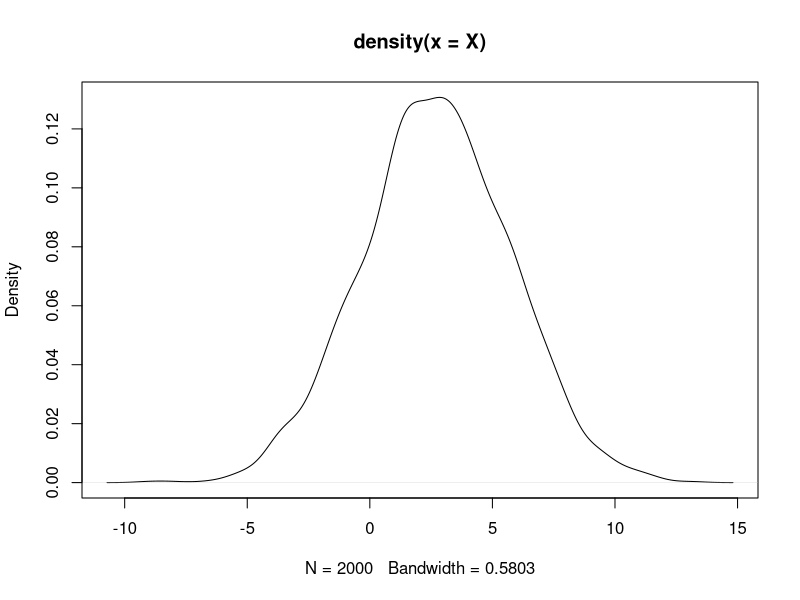

This chart was generated by the following R code: (Note: a time limit stopped this script after it produced the figure.)
######ch4 EM算法作业#####


####第一题：有限正态混合总体####
#（1）使用EM算法估计参数（参考ppt25页）#
set.seed(10000)
N<-2000
mixture.normal<-function(p1,p2,mu1,mu2,mu3,sigma){
  n1<-rbinom(1,size=N,prob=p1)
  n2<-rbinom(1,size=N,prob=p2)
  n3<-N-n1-n2
  #rbinom函数用于生成服从bernoulli分布的随机数
  X1<-rnorm(n1,mu1,sigma)
  X2<-rnorm(n2,mu2,sigma)
  X3<-rnorm(n3,mu3,sigma)
  X<-c(X1,X2,X3)
  X<-X[sample(1:N)] #X为观测数据
  plot(density(X))
  return(X) #输出随机抽样得到的X值（有限正态混合总体）
}
X=mixture.normal(0.1,0.2,1,2,3,3)

#设置初始值
p.hat10<-0.13
p.hat20<-0.23
p.hat30<-1-p.hat10-p.hat20
#利用alpha10、alpha20、alpha30分别表示p1、p2与1-p1-p2的初始值
mu10<-1.2
mu20<-2.2
mu30<-3.2
sigma10<-3.3
para<-c(p.hat10,p.hat20,p.hat30,mu10,mu20,mu30,sigma10)
tol<-1e-100 #容忍度

EM<-function(X,para){ #定义一个进行EM算法的函数EM
  para.old<-para+1 ######这个是为什么？？？？？###########
  for(j in 1:1000){
    ##Estep：
    vp10<-(para[1]*dnorm(X,para[4],para[7]))/(para[1]*dnorm(X,para[4],para[7])
                                              +para[2]*dnorm(X,para[5],para[7])
                                              +para[3]*dnorm(X,para[6],para[7]))
    vp20<-(para[2]*dnorm(X,para[5],para[7]))/(para[1]*dnorm(X,para[4],para[7])
                                              +para[2]*dnorm(X,para[5],para[7])
                                              +para[3]*dnorm(X,para[6],para[7]))
    vp30<-(para[3]*dnorm(X,para[6],para[7]))/(para[1]*dnorm(X,para[4],para[7])
                                              +para[2]*dnorm(X,para[5],para[7])
                                              +para[3]*dnorm(X,para[6],para[7]))
    phi1<-sum(vp10)
    phi2<-sum(vp20)
    phi3<-sum(vp30)
    p.hat11<-phi1/N
    p.hat21<-phi2/N
    p.hat31<-phi3/N
    #p.hat11、p.hat21、p.hat31为Esteps中的期望值的估计值
    phix1<-sum(X*vp10)
    mu11<-phix1/phi1
    phix2<-sum(X*vp20)
    mu21<-phix2/phi2
    phix3<-sum(X*vp30)
    mu31<-phix3/phi3
    phixmu1<-sum((X-mu11)^2*vp10)
    phixmu2<-sum((X-mu21)^2*vp20)
    phixmu3<-sum((X-mu31)^2*vp30)
    sigma11<-sqrt(phixmu1/phi1)
    #注：pi1中1表示进行了一次迭代后计算得到的结果
    para<-c(p.hat11,p.hat21,p.hat31,mu11,mu21,mu31,sigma11)
    ##Mstep:
    if((sqrt(sum(para-para.old)^2))/sqrt(sum(para.old^2))<tol) break 
    #判断是否小于容忍度，如果是的话则迭代结束
    para.old<-para #如果没有达到容忍度，则继续迭代
  }
  return(para)
}
EM(X,para)


#（2）使用方差估计的方法，估计（1）中/各估计的标准差/的估计
#使用bootstrao估计标准差#
B<-100
p1<-p2<-p3<-mu1<-mu2<-mu3<-sigma<-numeric(B)
para.b<-matrix()
para.b<-numeric(B)
for(b in 1:B){
  #生成bootstrap的观测值X.b
  X.b<-X[sample(1:N,size=N,replace=TRUE)]
  #有放回的从x1,...,xn中选出x1.star,...,xn.star，应用EM算法得到估计theta.hat[j]
  #使用EM算法得到估计值theta.hat[j]
  p1[b]<-EM(X.b,para)[1]
  p2[b]<-EM(X.b,para)[2]
  p3[b]<-EM(X.b,para)[3]
  mu1[b]<-EM(X.b,para)[4]
  mu2[b]<-EM(X.b,para)[5]
  mu3[b]<-EM(X.b,para)[6]
  sigma[b]<-EM(X.b,para)[7]
}
se.p1<-sd(p1)
se.p2<-sd(p2)
se.p3<-sd(p3)
se.mu1<-sd(mu1)
se.mu2<-sd(mu2)
se.mu3<-sd(mu3)
se.sigma<-sd(sigma)
print(c(se.p1,se.p2,se.p3,se.mu1,se.mu2,se.mu3,se.sigma))
##################



####第二题：灯泡寿命服从指数分布####
set.seed(2022)
exp.EM<-function(theta,m,n,t){
  #定义进行EM算法估计参数theta的函数exp.EM
  #Y=进行EM算法的样本数据，r=第二批灯泡中t时刻失效的灯泡个数个
  #n=第一批灯泡的个数，m=第二批灯泡的个数，t=失效的时刻
  
  Y0<-rexp(n,theta) #生成n个服从指数分布的随机数Y0
  Y<-Y0[sample(1:n)] #从n个服从指数分布的随机数中随机抽样生成n个灯泡的寿命Y
  Z<-rexp(m,theta)
  r<-sum(Z<=t) #找出失效时间小于等于t的灯泡

  tol<-1e-19 #设置容忍精度
  theta.old<-0.8 #设置初始值
  
  for(k in 1:1000){
    #设置进行EM算法迭代的最大次数为1000
    z1<--(r*t/(exp(theta.old*t)-1)-(m-r)*t-m/theta.old)
    theta.hat<-(m+n)/(sum(Y)+z1)
    if(sqrt((theta.hat-theta.old)^2)/sqrt(theta.old^2)<tol) break 
    #如果theta与theta.old之间的误差在容忍精度内，则跳出循环，迭代结束
    theta.old<-theta.hat #如果上述if语句不成立，则继续迭代
  }
  return(theta.hat)
}
exp.EM(1,30,20,1)
